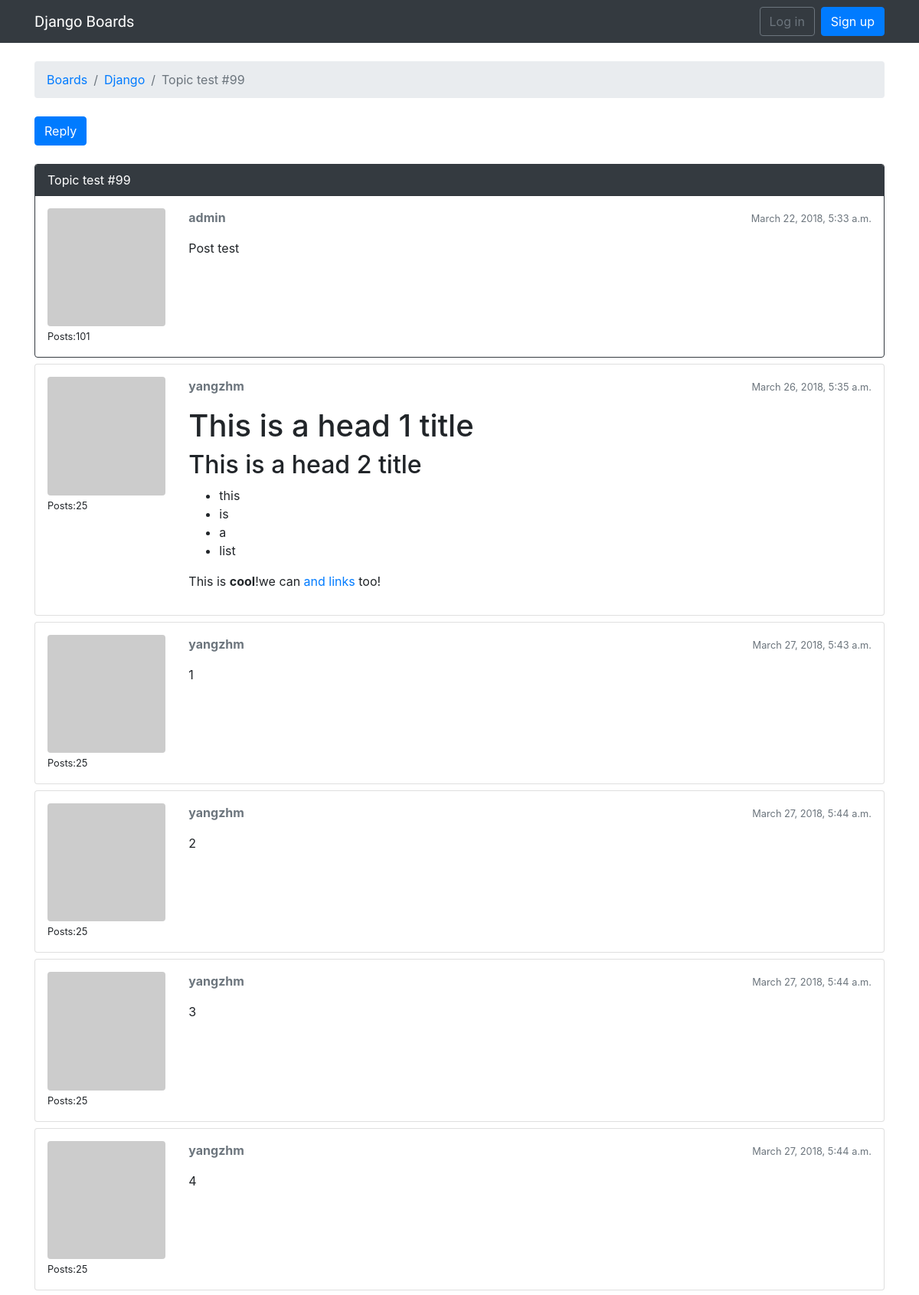
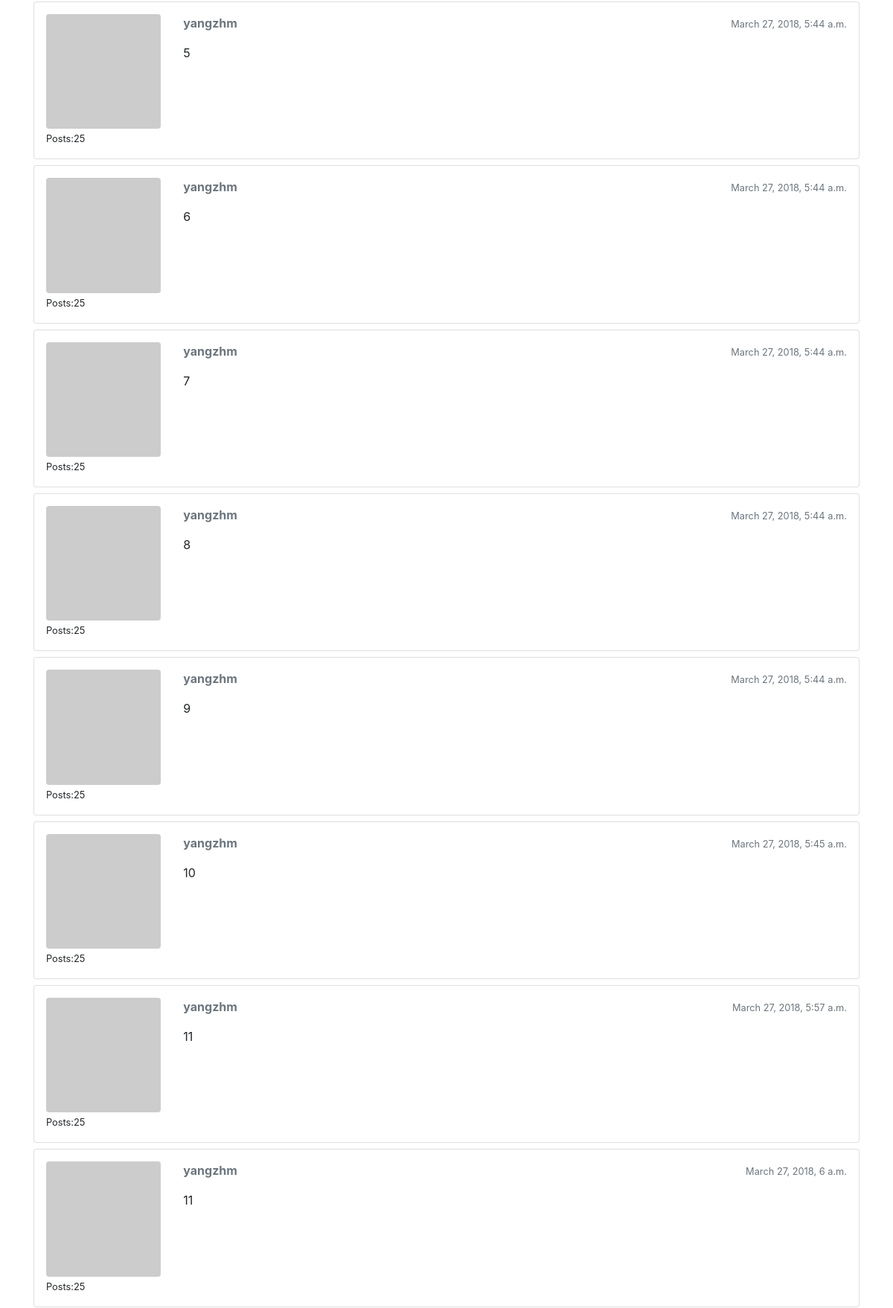
The app's page /boards/1/topics/103/ (upper part) with its own data (2 pictures, top to bottom).
### boards/models.py (models this page shows, shortened)
class Topic(models.Model):
    subject = models.CharField(max_length=255)
    last_updated = models.DateTimeField(auto_now_add=True)
    board = models.ForeignKey(Board, related_name='topics')
    starter = models.ForeignKey(User, related_name='topics')
    views = models.PositiveIntegerField(default=0)

class Board(models.Model):
    name = models.CharField(max_length=30, unique=True)
    description = models.CharField(max_length=100)

class Post(models.Model):
    message = models.TextField(max_length=4000)
    topic = models.ForeignKey(Topic, related_name='posts')
    created_at = models.DateTimeField(auto_now_add=True)
    updated_at = models.DateTimeField(null=True)
    created_by = models.ForeignKey(User, related_name='posts')
    updated_by = models.ForeignKey(User, null=True, related_name='+')
    def get_message_as_markdown(self):
        return mark_safe(markdown(self.message, safe_mode='escape'))

### boards/views.py (the view)
# urls.py: url(r'^boards/(?P<pk>\d+)/topics/(?P<topic_pk>\d+)/$', views.PostListView.as_view(), name='topic_posts'),
class PostListView(ListView):
    model = Post
    context_object_name = 'posts'
    template_name = 'topic_posts.html'
    paginate_by = 20
    def get_context_data(self, **kwargs):
        session_key = 'viewed_topic_{}'.format(self.topic.pk)
        if not self.request.session.get(session_key, False):
            self.topic.views += 1
            self.topic.save()
            self.request.session[session_key] = True
        kwargs['topic'] = self.topic
        return super().get_context_data(**kwargs)
    def get_queryset(self):
        self.topic = get_object_or_404(Topic, board__pk=self.kwargs.get('pk'), pk=self.kwargs.get('topic_pk'))
        queryset = self.topic.posts.order_by('created_at')
        return queryset

### boards/templatetags/gravatar.py (called while the page is built)
@register.filter
def gravatar(user):
    email = user.email.lower().encode('utf-8')
    default = 'mm'
    size = 256
    url = 'https://www.gravatar.com/avatar/{md5}?{params}'.format(
        md5=hashlib.md5(email).hexdigest(),
        params=urlencode({'d':default, 's':str(size)})
    )
    return url

### templates/topic_posts.html (shortened to what this page needs)
{% extends 'base.html' %}
{% load static %}
{% load gravatar %}
{% block breadcrumb %}
  <li class="breadcrumb-item"><a href="{% url 'home' %}">Boards</a> </li>
  <li class="breadcrumb-item"><a href="{% url 'board_topics' topic.board.pk %}">{{ topic.board.name}}</a> </li>
  <li class="breadcrumb-item active">{{ topic.subject }}</li>
{% endblock %}
{% block content %}
<div class="mb-4">
    <a href="{% url 'reply_topic' topic.board.pk topic.pk %}" class="btn btn-primary" role="button">Reply</a>
</div>
{% for post in posts %}
  <div id="{{post.pk}}" class="card {% if forloop.last %}mb-4{% else %}mb-2{% endif %} {% if forloop.first %}border-dark{% endif %}">
      {% if forloop.first %}
          <div class="card-header text-white bg-dark py-2 px-3">{{topic.subject}}</div>
      {% endif %}
      <div class="card-body p-3">
          <div class="row">
              <div class="col-2">
                  <img src="{{ post.created_by|gravatar }}" alt="{{ post.created_by.username}}" class="w-100 rounded">
                  <small>Posts:{{post.created_by.posts.count}}</small>
              </div>
              <div class="col-10">
                  <div class="row mb-3">
                      <div class="col-6">
                          <strong class="text-muted">{{post.created_by.username}}</strong>
                      </div>
                      <div class="col-6 text-right">
                          <small class="text-muted">{{post.created_at}}</small>
                      </div>
                  </div>
                  {{ post.get_message_as_markdown }}
              </div>
          </div>
      </div>
  </div>
{% endfor %}
{% endblock %}

### records on screen
Topic: board.name "Django", subject "Topic test #99"
Post: created_by.posts.count "101", created_by.username "admin", created_at "March 22, 2018, 5:33 a.m.", get_message_as_markdown "Post test"
Post: created_by.posts.count "25", created_by.username "yangzhm", created_at "March 26, 2018, 5:35 a.m.", get_message_as_markdown "This is a head 1 title This is a head 2 title this is a list This is cool !we can and links too!"
Post: created_by.posts.count "25", created_by.username "yangzhm", created_at "March 27, 2018, 5:43 a.m.", get_message_as_markdown "1"
Post: created_by.posts.count "25", created_by.username "yangzhm", created_at "March 27, 2018, 5:44 a.m.", get_message_as_markdown "2"
Post: created_by.posts.count "25", created_by.username "yangzhm", created_at "March 27, 2018, 5:44 a.m.", get_message_as_markdown "3"
Post: created_by.posts.count "25", created_by.username "yangzhm", created_at "March 27, 2018, 5:44 a.m.", get_message_as_markdown "4"
Post: created_by.posts.count "25", created_by.username "yangzhm", created_at "March 27, 2018, 5:44 a.m.", get_message_as_markdown "5"
Post: created_by.posts.count "25", created_by.username "yangzhm", created_at "March 27, 2018, 5:44 a.m.", get_message_as_markdown "6"
Post: created_by.posts.count "25", created_by.username "yangzhm", created_at "March 27, 2018, 5:44 a.m.", get_message_as_markdown "7"
Post: created_by.posts.count "25", created_by.username "yangzhm", created_at "March 27, 2018, 5:44 a.m.", get_message_as_markdown "8"
Post: created_by.posts.count "25", created_by.username "yangzhm", created_at "March 27, 2018, 5:44 a.m.", get_message_as_markdown "9"
Post: created_by.posts.count "25", created_by.username "yangzhm", created_at "March 27, 2018, 5:45 a.m.", get_message_as_markdown "10"
Post: created_by.posts.count "25", created_by.username "yangzhm", created_at "March 27, 2018, 5:57 a.m.", get_message_as_markdown "11"
Post: created_by.posts.count "25", created_by.username "yangzhm", created_at "March 27, 2018, 6 a.m.", get_message_as_markdown "11"
